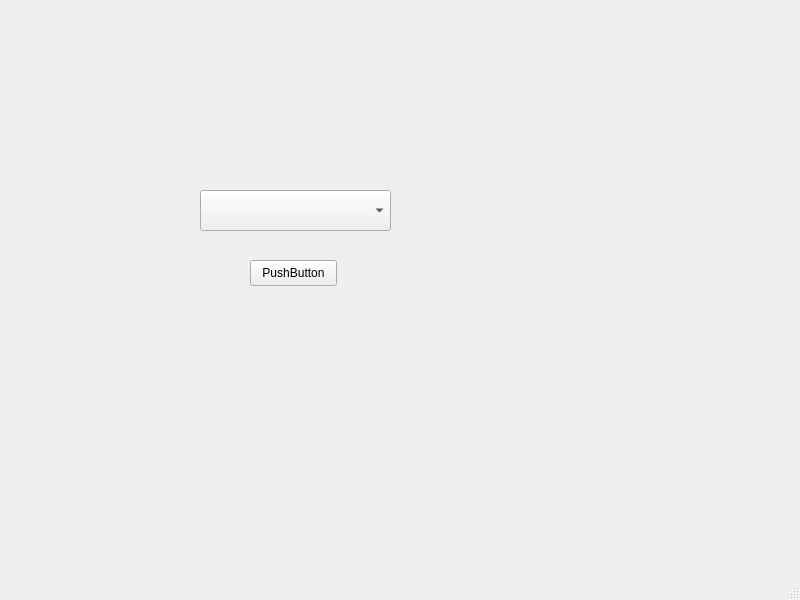
<?xml version="1.0" encoding="UTF-8"?>
<ui version="4.0">
 <class>MainWindow</class>
 <widget class="QMainWindow" name="MainWindow">
  <property name="geometry">
   <rect>
    <x>0</x>
    <y>0</y>
    <width>800</width>
    <height>600</height>
   </rect>
  </property>
  <property name="windowTitle">
   <string>MainWindow</string>
  </property>
  <widget class="QWidget" name="centralwidget">
   <widget class="QComboBox" name="comboBox">
    <property name="geometry">
     <rect>
      <x>200</x>
      <y>190</y>
      <width>191</width>
      <height>41</height>
     </rect>
    </property>
   </widget>
   <widget class="QPushButton" name="pushButton">
    <property name="geometry">
     <rect>
      <x>250</x>
      <y>260</y>
      <width>87</width>
      <height>26</height>
     </rect>
    </property>
    <property name="text">
     <string>PushButton</string>
    </property>
   </widget>
  </widget>
  <widget class="QMenuBar" name="menubar">
   <property name="geometry">
    <rect>
     <x>0</x>
     <y>0</y>
     <width>800</width>
     <height>23</height>
    </rect>
   </property>
  </widget>
  <widget class="QStatusBar" name="statusbar"/>
 </widget>
 <resources/>
 <connections/>
</ui>
